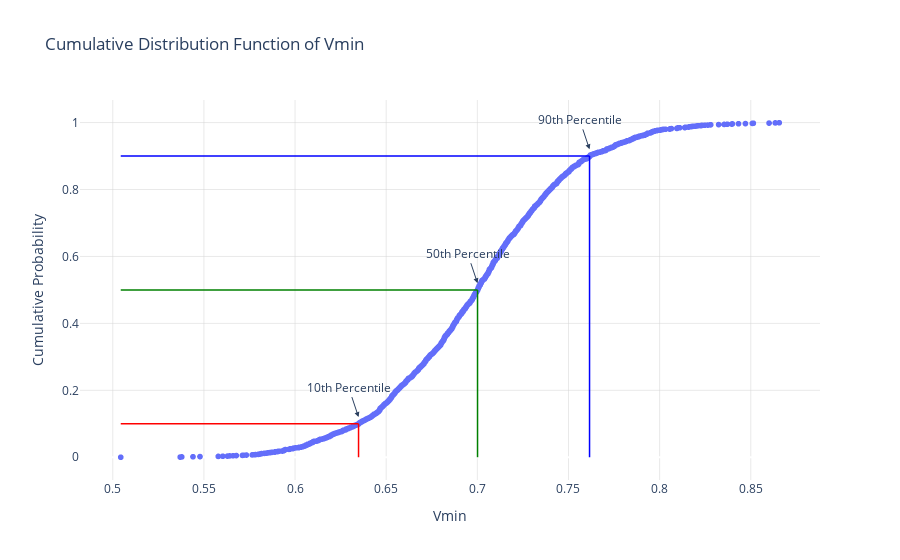

Notebook code for this chart:
### Code cell
# Import necessary libraries
import pandas as pd
import numpy as np
import plotly.express as px
from plotly import graph_objects as go

# Create a DataFrame with 2000 rows and columns "Die" and "Vmin"
data = {
    'Die': range(1, 2001),
    'Vmin': np.random.normal(loc=0.7, scale=0.05, size=2000)  # Mean is 0.7, standard deviation is 0.05
}

df = pd.DataFrame(data)

# Sort the DataFrame by "Vmin" to plot the CDF
df_sorted = df.sort_values('Vmin')

# Calculate the CDF
cumulative_probs = np.arange(len(df_sorted)) / len(df_sorted)

# Create a Plotly figure with white background
fig = px.scatter(
    x=df_sorted['Vmin'], 
    y=cumulative_probs, 
    title='Cumulative Distribution Function of Vmin'
)

# Set white background with light grey grid
fig.update_layout(
    plot_bgcolor='white',
    paper_bgcolor='white',
    xaxis=dict(
        showgrid=True,
        gridcolor='lightgrey',
        gridwidth=0.5
    ),
    yaxis=dict(
        showgrid=True,
        gridcolor='lightgrey',
        gridwidth=0.5
    )
)

# Calculate the percentiles (10%, 50%, and 90%)
percentile_10 = np.percentile(df['Vmin'], 10)
percentile_50 = np.percentile(df['Vmin'], 50)
percentile_90 = np.percentile(df['Vmin'], 90)

# Add horizontal lines at the probability levels (0.1, 0.5, 0.9)
fig.add_shape(type='line', x0=min(df['Vmin']), y0=0.1, x1=percentile_10, y1=0.1, 
              line=dict(color='red', width=1.5))
fig.add_shape(type='line', x0=min(df['Vmin']), y0=0.5, x1=percentile_50, y1=0.5, 
              line=dict(color='green', width=1.5))
fig.add_shape(type='line', x0=min(df['Vmin']), y0=0.9, x1=percentile_90, y1=0.9, 
              line=dict(color='blue', width=1.5))

# Add vertical lines at the percentiles
fig.add_shape(type='line', x0=percentile_10, y0=0, x1=percentile_10, y1=0.1, 
              line=dict(color='red', width=1.5))
fig.add_shape(type='line', x0=percentile_50, y0=0, x1=percentile_50, y1=0.5, 
              line=dict(color='green', width=1.5))
fig.add_shape(type='line', x0=percentile_90, y0=0, x1=percentile_90, y1=0.9, 
              line=dict(color='blue', width=1.5))

# Add labels for the percentiles
fig.add_annotation(x=percentile_10, y=0.12, text="10th Percentile", showarrow=True, arrowhead=2)
fig.add_annotation(x=percentile_50, y=0.52, text="50th Percentile", showarrow=True, arrowhead=2)
fig.add_annotation(x=percentile_90, y=0.92, text="90th Percentile", showarrow=True, arrowhead=2)

# Improve axis labels
fig.update_xaxes(title_text='Vmin')
fig.update_yaxes(title_text='Cumulative Probability')

# Show the plot
fig.show()

### Figure 1 — Plotly figure (JSON) as saved in the notebook; plotly's stock layout.template omitted (floating-point values rounded to 4 significant figures; data arrays with more than 128 entries replaced by an {"elided": "..."} marker saying what was removed)
{"data": [{"hovertemplate": "x=%{x}<br>y=%{y}<extra></extra>", "legendgroup": "", "marker": {"color": "#636efa", "symbol": "circle"}, "mode": "markers", "name": "", "showlegend": false, "type": "scattergl", "x": {"elided": "2000 float values"}, "xaxis": "x", "y": {"elided": "2000 float values"}, "yaxis": "y"}], "layout": {"annotations": [{"arrowhead": 2, "showarrow": true, "text": "10th Percentile", "x": 0.6348, "y": 0.12}, {"arrowhead": 2, "showarrow": true, "text": "50th Percentile", "x": 0.7001, "y": 0.52}, {"arrowhead": 2, "showarrow": true, "text": "90th Percentile", "x": 0.7615, "y": 0.92}], "legend": {"tracegroupgap": 0}, "paper_bgcolor": "white", "plot_bgcolor": "white", "shapes": [{"line": {"color": "red", "width": 1.5}, "type": "line", "x0": 0.5044, "x1": 0.6348, "y0": 0.1, "y1": 0.1}, {"line": {"color": "green", "width": 1.5}, "type": "line", "x0": 0.5044, "x1": 0.7001, "y0": 0.5, "y1": 0.5}, {"line": {"color": "blue", "width": 1.5}, "type": "line", "x0": 0.5044, "x1": 0.7615, "y0": 0.9, "y1": 0.9}, {"line": {"color": "red", "width": 1.5}, "type": "line", "x0": 0.6348, "x1": 0.6348, "y0": 0, "y1": 0.1}, {"line": {"color": "green", "width": 1.5}, "type": "line", "x0": 0.7001, "x1": 0.7001, "y0": 0, "y1": 0.5}, {"line": {"color": "blue", "width": 1.5}, "type": "line", "x0": 0.7615, "x1": 0.7615, "y0": 0, "y1": 0.9}], "title": {"text": "Cumulative Distribution Function of Vmin"}, "xaxis": {"anchor": "y", "domain": [0, 1], "gridcolor": "lightgrey", "gridwidth": 0.5, "showgrid": true, "title": {"text": "Vmin"}}, "yaxis": {"anchor": "x", "domain": [0, 1], "gridcolor": "lightgrey", "gridwidth": 0.5, "showgrid": true, "title": {"text": "Cumulative Probability"}}}}
